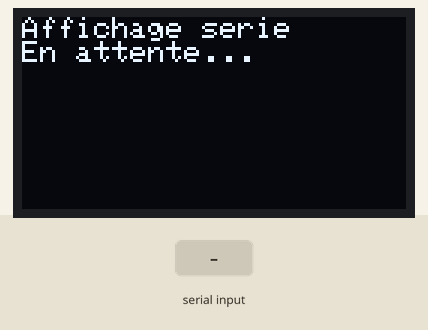
Recording of a sketch running on a simulated Arduino Uno, built with avr-gcc and run on an emulated ATmega328P. Shown: 128×64 one-colour display. Inputs (shaded band) come from the test bench.

Above: at 0.07 s.
At 1.2 s:
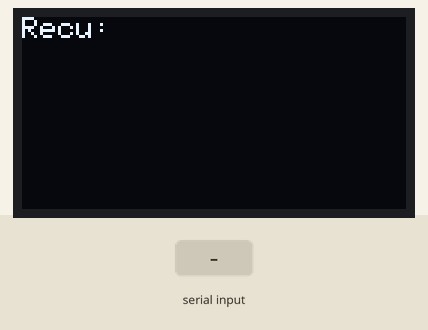
1.3 s: "1\n" received over the second serial link
2.8 s: "0\n" received over the second serial link
At 3.1 s:
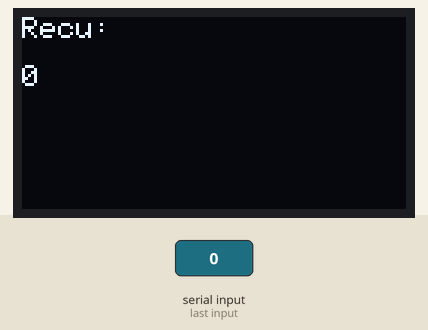
4.3 s: "2\n" received over the second serial link
Timing chart, 0 to 7.3 s (numbered marks = the images above; inputs shaded):
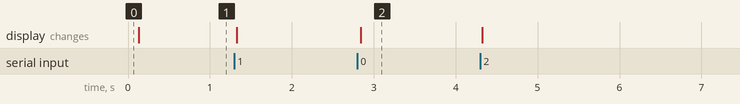

The sketch:

bluethooth_test.ino
```cpp
#include <Wire.h>
#include <Adafruit_GFX.h>
#include <Adafruit_SSD1306.h>
#include <SoftwareSerial.h>

#define SCREEN_WIDTH 128
#define SCREEN_HEIGHT 64
#define OLED_RESET -1

Adafruit_SSD1306 display(SCREEN_WIDTH, SCREEN_HEIGHT, &Wire, OLED_RESET);

const uint8_t BT_RX = 2;
const uint8_t BT_TX = 3;
SoftwareSerial btSerial(BT_RX, BT_TX);

String inputBuffer = "";
String lastLine = "";
unsigned long lastRxMs = 0;
unsigned long lastRefresh = 0;
const unsigned long REFRESH_INTERVAL = 100;
const unsigned long IDLE_TIMEOUT_MS = 250;

void setup() {
    btSerial.begin(9600);

    if (!display.begin(SSD1306_SWITCHCAPVCC, 0x3C)) {
        while (1);
    }

    display.clearDisplay();
    display.setTextSize(1);
    display.setTextColor(SSD1306_WHITE);
    display.setCursor(0, 0);
    display.println("Affichage serie");
    display.println("En attente...");
    display.display();

    lastRxMs = millis();
}

void loop() {
    while (btSerial.available()) {
        char data = (char)btSerial.read();
        lastRxMs = millis();

        if (data == '\n' || data == '\r') {
            if (inputBuffer.length() > 0) {
                lastLine = inputBuffer;
                inputBuffer = "";
                updateDisplay();
            }
        } else {
            inputBuffer += data;
            updateDisplay();
        }
    }

    if (inputBuffer.length() > 0 && (millis() - lastRxMs) > IDLE_TIMEOUT_MS) {
        lastLine = inputBuffer;
        inputBuffer = "";
        updateDisplay();
    }

    if (millis() - lastRefresh > REFRESH_INTERVAL) {
        updateDisplay();
        lastRefresh = millis();
    }
}

void updateDisplay() {
    display.clearDisplay();
    display.setTextSize(1);
    display.setTextColor(SSD1306_WHITE);
    display.setCursor(0, 0);
    display.println("Recu:");
    display.println("");

    if (inputBuffer.length() > 0) {
        display.println(inputBuffer);
    } else {
        display.println(lastLine);
    }
    display.display();
}
```

Measured:
- after the input at 2.8 s, the display: changes at once (image 2)
